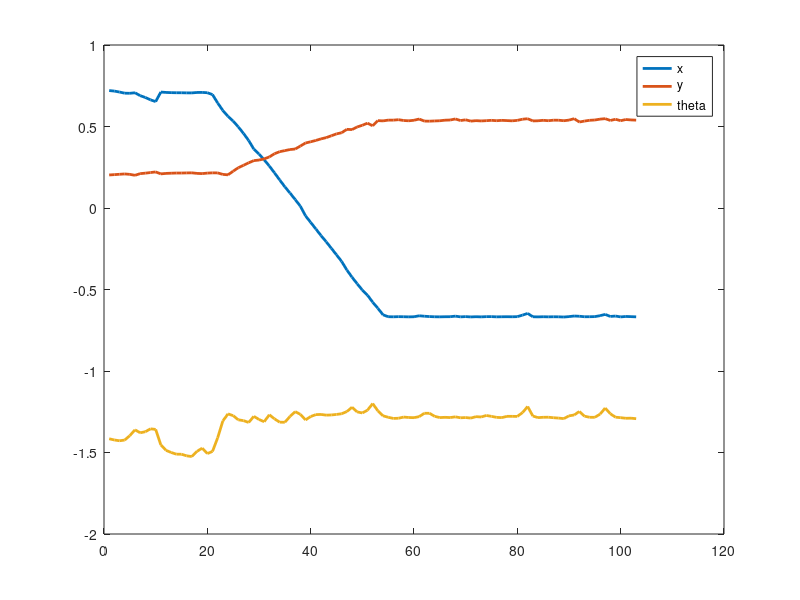
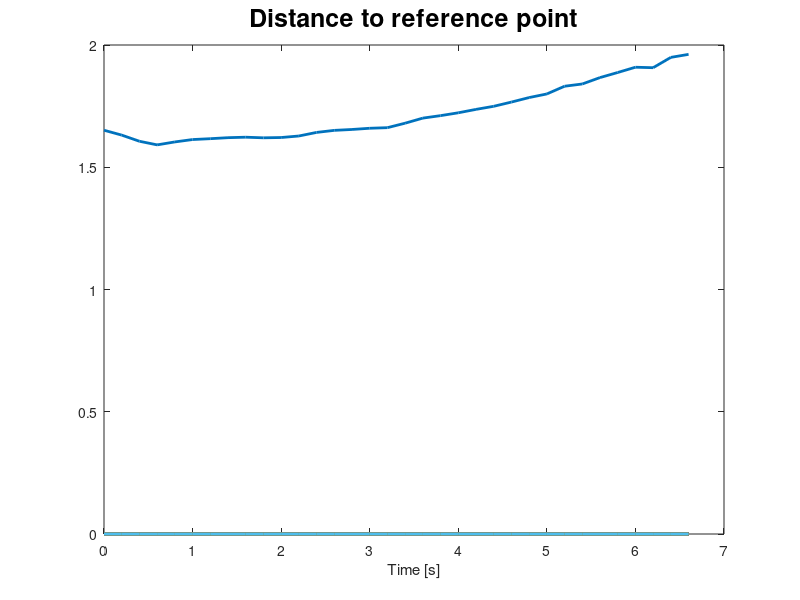
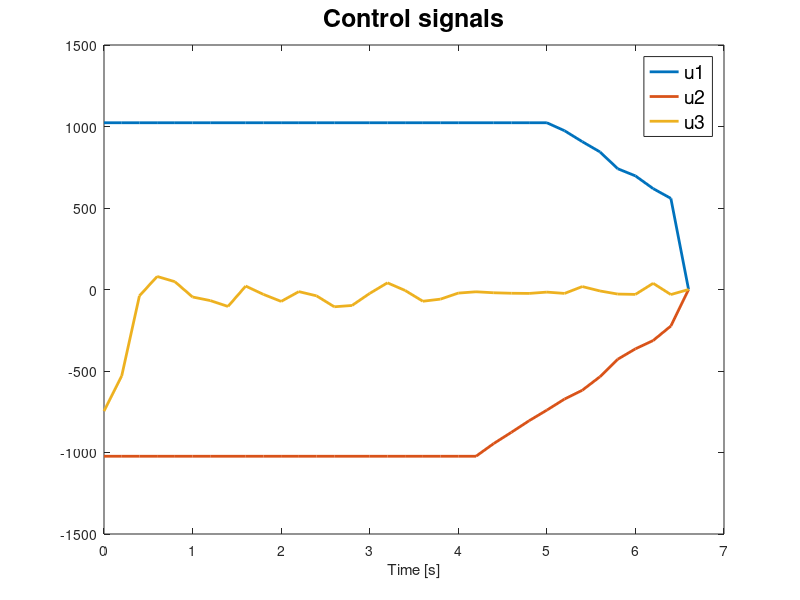
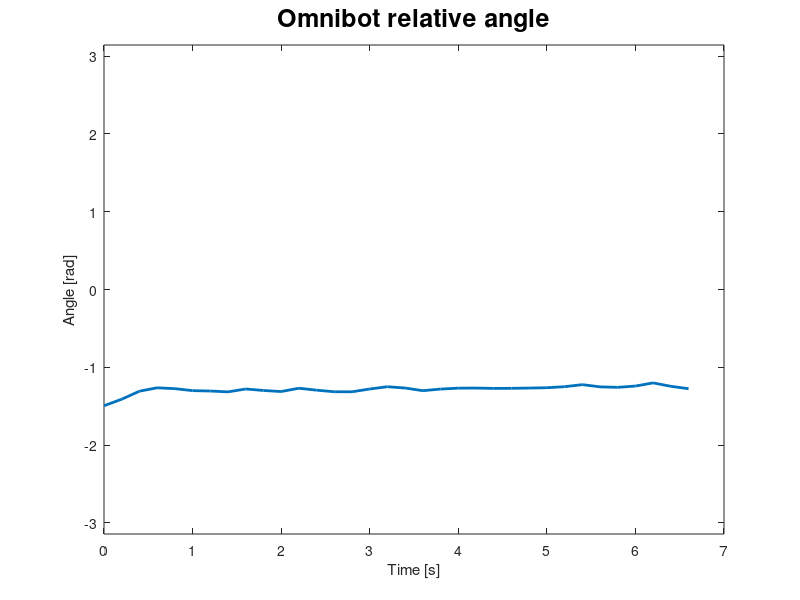

These figures' MATLAB source, in order:
data = load('GUI/data.csv');

x_ref = 0.04;
y_ref = -1.3;

close all;
x = data(:,1);
y = data(:,2);
theta = data(:,3);
u1 = data(:,4);
u2 = data(:,5);
u3 = data(:,6);


length_x = size(data,1);

start_idx = 0;
for i = 1:length_x
    if (u1(i) ~= 0 || u2(i) ~= 0 || u3(i) ~= 0)
        start_idx = i;
        break;
    end
end

stop_idx = 0;
for i = start_idx:length_x
    if (u1(i) == 0 && u2(i) == 0 && u3(i) == 0)
        stop_idx = i;
        break;
    end
end



figure
plot(x,'LineWidth',2)
hold on
plot(y,'LineWidth',2)
plot(theta,'LineWidth',2)
legend('x','y','theta')

x = x(start_idx:stop_idx);
y = y(start_idx:stop_idx);
theta = theta(start_idx:stop_idx);

u1 = u1(start_idx:stop_idx);
u2 = u2(start_idx:stop_idx);
u3 = u3(start_idx:stop_idx);


L = length(x);
e = zeros(L);

for i = 1:L
    e(i) = sqrt((x_ref - x(i))^2 + (y_ref - y(i))^2);
end

time = (0:L-1) * 0.2;

figure
plot(time, e,'LineWidth',2)
xlabel('Time [s]')
title('Distance to reference point','FontSize',18)


figure
plot(time,u1,'LineWidth',2)
hold on
plot(time,u2,'LineWidth',2)
plot(time,u3,'LineWidth',2)
xlabel('Time [s]')
title('Control signals','FontSize',18)
legend('u1','u2','u3','FontSize',14)

figure
plot(time,theta,'LineWidth',2)
ylim([-pi,pi])
ylabel('Angle [rad]')
xlabel('Time [s]')
title('Omnibot relative angle','FontSize',18)


xmin = -1.75;
xmax = 1.35;
ymin = -2.2;
ymax = 0.9;
figure
plot(x,y,'LineWidth',2)
title('Omnibot path','FontSize',18)
xlim([xmin, xmax]);
ylim([ymin, ymax]);
xlabel('x')
ylabel('y')


